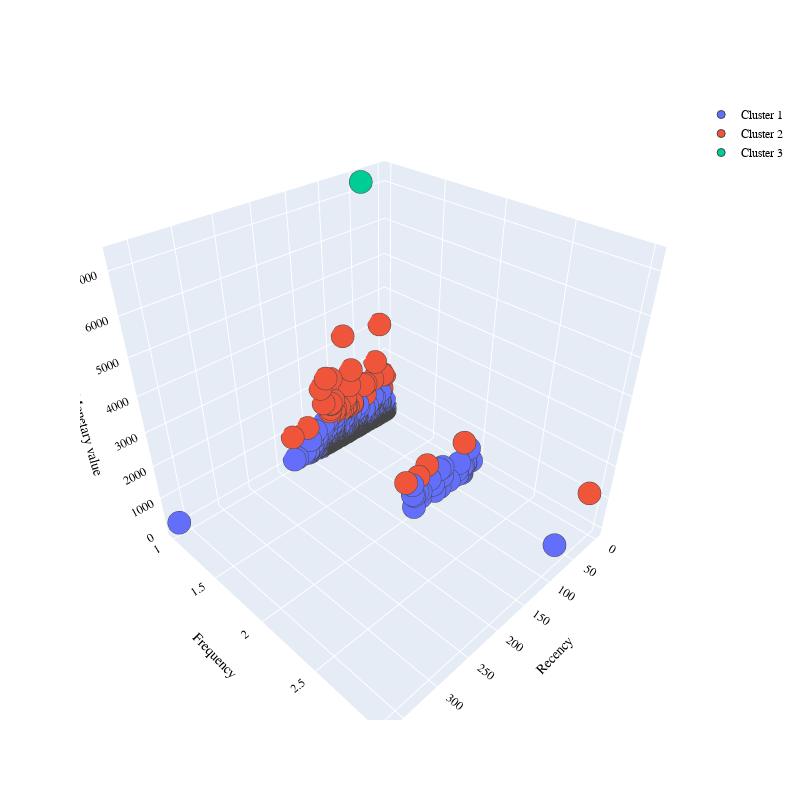
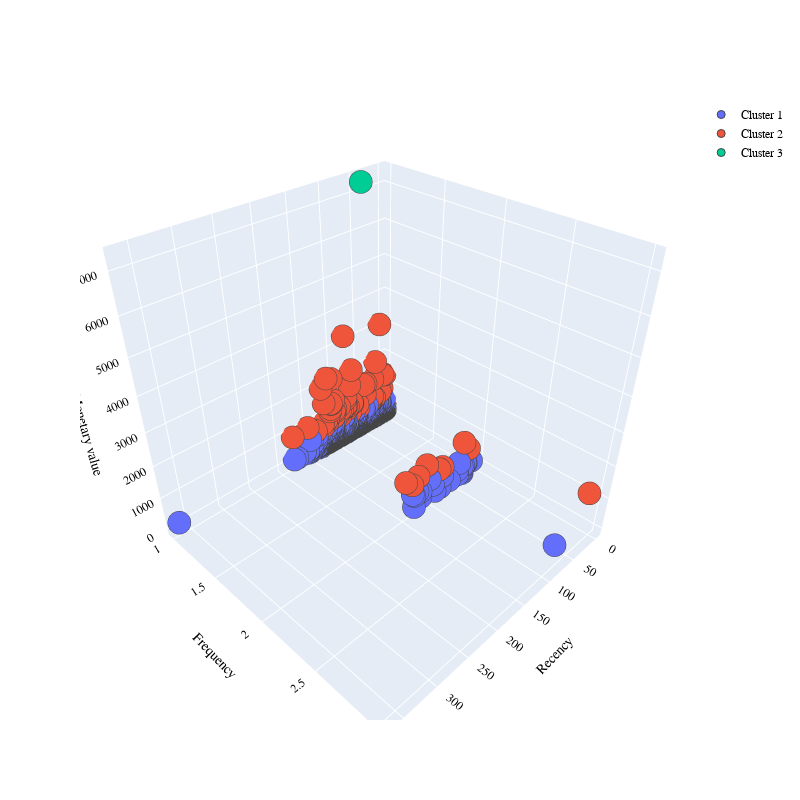
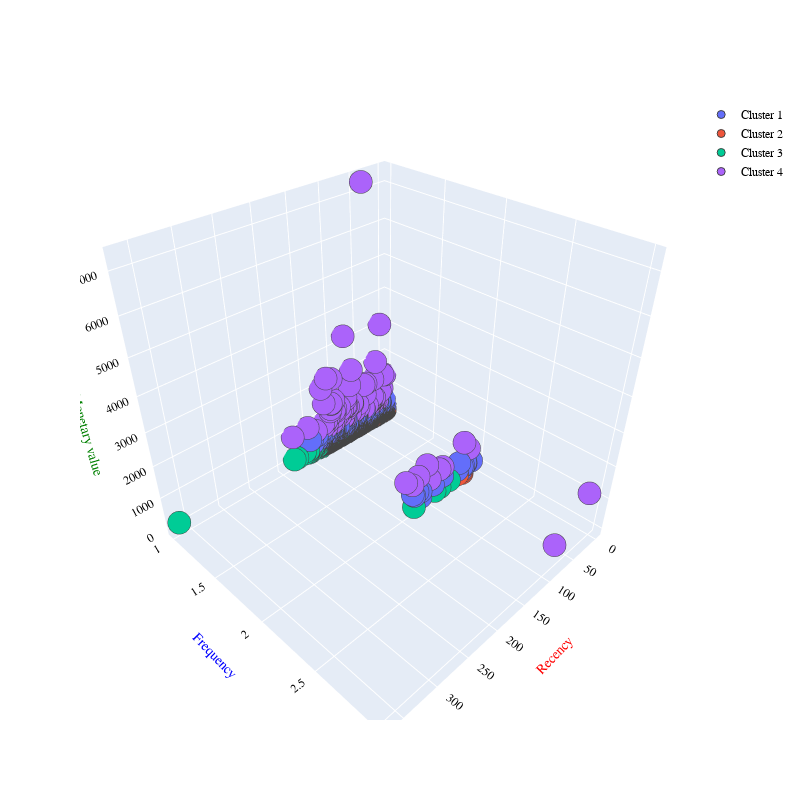

The notebook cell these images were saved under, in order:
### Markdown cell above
Agglomerative and Spectral tests

### Code cell
Dend = dendogram(X)
y_hc = agglomerative_clustering(X, rfmcopy, nclusterskmeans)
plot_clusters(rfmcopy, clusters1= nclusterskmeans)
silscores['hierarchical clustering'] = silhouette_score(X, y_hc, metric='euclidean')
rfmcopy['hc_clusters'] = y_hc

### spectral tests
spectral = spectral_clustering(X)
sp = spectral_clustering(X)[0]
sil_score = spectral_clustering(X)[1]
rfmcopy['sp_clusters'] = sp
visualize_spectral_clusters(X, sp)

silscores['Spectral clustering'] = sil_score

### Figure 1 — Plotly figure (JSON) as saved in the notebook; plotly's stock layout.template omitted (floating-point values rounded to 4 significant figures; data arrays with more than 128 entries replaced by an {"elided": "..."} marker saying what was removed)
{"data": [{"marker": {"line": {"width": 1}, "size": 8}, "mode": "markers", "name": "Cluster 1", "type": "scatter3d", "x": {"elided": "1261 int values"}, "y": {"elided": "1261 int values"}, "z": {"elided": "1261 float values"}}, {"marker": {"line": {"width": 1}, "size": 8}, "mode": "markers", "name": "Cluster 2", "type": "scatter3d", "x": [108, 84, 109, 26, 44, 42, 100, 81, 80, 103, 91, 101, 122, 1, 113, 81, 68, 87, 152, 7, 145, 20, 115, 79, 72, 76, 106, 81, 103, 108, 11, 93, 32, 125, 40, 106, 20, 67, 5, 179, 68, 121, 110], "y": [1, 1, 1, 1, 1, 1, 1, 1, 1, 1, 1, 1, 2, 1, 1, 1, 1, 1, 1, 1, 2, 1, 1, 1, 1, 1, 2, 1, 1, 1, 1, 1, 2, 1, 1, 1, 3, 1, 1, 1, 1, 1, 1], "z": [1308.0, 900.3, 1130.0, 1372.0, 1343.0, 993.5, 1052.0, 1181.0, 1271.0, 1006.0, 924.1, 963.4, 972.9, 1313.0, 904.8, 961.5, 2066.0, 903.8, 917.7, 882.9, 1044.0, 1916.0, 2208.0, 947.7, 1590.0, 892.4, 1166.0, 3256.0, 1372.0, 1289.0, 3076.0, 1054.0, 1082.0, 1963.0, 1351.0, 2115.0, 1418.0, 919.4, 1343.0, 876.5, 949.6, 1439.0, 1058.0]}, {"marker": {"line": {"width": 1}, "size": 8}, "mode": "markers", "name": "Cluster 3", "type": "scatter3d", "x": [42], "y": [1], "z": [7275.0]}], "layout": {"autosize": true, "font": {"color": "black", "family": "Gilroy", "size": 12}, "height": 800, "scene": {"xaxis": {"title": {"font": {"color": "black"}, "text": "Recency"}}, "yaxis": {"title": {"font": {"color": "black"}, "text": "Frequency"}}, "zaxis": {"title": {"font": {"color": "black"}, "text": "Monetary value"}}}, "showlegend": true, "width": 800}}

### Figure 2 — Plotly figure (JSON) as saved in the notebook; plotly's stock layout.template omitted (floating-point values rounded to 4 significant figures; data arrays with more than 128 entries replaced by an {"elided": "..."} marker saying what was removed)
{"data": [{"marker": {"line": {"width": 1}, "size": 8}, "mode": "markers", "name": "Cluster 1", "type": "scatter3d", "x": {"elided": "1236 int values"}, "y": {"elided": "1236 int values"}, "z": {"elided": "1236 float values"}}, {"marker": {"line": {"width": 1}, "size": 8}, "mode": "markers", "name": "Cluster 2", "type": "scatter3d", "x": [108, 123, 84, 138, 75, 109, 26, 44, 42, 100, 81, 57, 30, 80, 81, 103, 102, 91, 101, 122, 1, 11, 113, 81, 68, 87, 152, 7, 145, 20, 55, 21, 115, 32, 93, 91, 79, 72, 76, 106, 81, 103, 118, 118, 133, 23, 108, 11, 124, 93, 32, 125, 40, 106, 78, 20, 67, 72, 5, 179, 24, 68, 121, 104, 116, 97, 27, 110], "y": [1, 1, 1, 1, 2, 1, 1, 1, 1, 1, 1, 1, 1, 1, 2, 1, 1, 1, 1, 2, 1, 1, 1, 1, 1, 1, 1, 1, 2, 1, 1, 2, 1, 1, 1, 1, 1, 1, 1, 2, 1, 1, 1, 1, 2, 1, 1, 1, 1, 1, 2, 1, 1, 1, 1, 3, 1, 1, 1, 1, 1, 1, 1, 1, 1, 1, 1, 1], "z": [1308.0, 672.4, 900.3, 663.2, 747.6, 1130.0, 1372.0, 1343.0, 993.5, 1052.0, 1181.0, 788.4, 649.8, 1271.0, 736.5, 1006.0, 668.3, 924.1, 963.4, 972.9, 1313.0, 813.6, 904.8, 961.5, 2066.0, 903.8, 917.7, 882.9, 1044.0, 1916.0, 664.8, 765.8, 2208.0, 658.3, 839.6, 719.7, 947.7, 1590.0, 892.4, 1166.0, 3256.0, 1372.0, 813.4, 819.3, 820.7, 700.5, 1289.0, 3076.0, 766.9, 1054.0, 1082.0, 1963.0, 1351.0, 2115.0, 820.2, 1418.0, 919.4, 645.2, 1343.0, 876.5, 676.2, 949.6, 1439.0, 795.6, 735.5, 765.8, 782.2, 1058.0]}, {"marker": {"line": {"width": 1}, "size": 8}, "mode": "markers", "name": "Cluster 3", "type": "scatter3d", "x": [42], "y": [1], "z": [7275.0]}], "layout": {"autosize": true, "font": {"color": "black", "family": "Gilroy", "size": 12}, "height": 800, "scene": {"xaxis": {"title": {"font": {"color": "black"}, "text": "Recency"}}, "yaxis": {"title": {"font": {"color": "black"}, "text": "Frequency"}}, "zaxis": {"title": {"font": {"color": "black"}, "text": "Monetary value"}}}, "showlegend": true, "width": 800}}

### Figure 3 — Plotly figure (JSON) as saved in the notebook; plotly's stock layout.template omitted (floating-point values rounded to 4 significant figures; data arrays with more than 128 entries replaced by an {"elided": "..."} marker saying what was removed)
{"data": [{"marker": {"line": {"width": 1}, "size": 8}, "mode": "markers", "name": "Cluster 1", "type": "scatter3d", "x": {"elided": "412 int values"}, "y": {"elided": "412 int values"}, "z": {"elided": "412 float values"}}, {"marker": {"line": {"width": 1}, "size": 8}, "mode": "markers", "name": "Cluster 2", "type": "scatter3d", "x": {"elided": "350 int values"}, "y": {"elided": "350 int values"}, "z": {"elided": "350 float values"}}, {"marker": {"line": {"width": 1}, "size": 8}, "mode": "markers", "name": "Cluster 3", "type": "scatter3d", "x": {"elided": "454 int values"}, "y": {"elided": "454 int values"}, "z": {"elided": "454 float values"}}, {"marker": {"line": {"width": 1}, "size": 8}, "mode": "markers", "name": "Cluster 4", "type": "scatter3d", "x": [108, 123, 84, 138, 100, 30, 75, 109, 26, 44, 42, 100, 81, 57, 30, 80, 81, 103, 102, 91, 101, 122, 109, 45, 1, 83, 11, 113, 65, 81, 83, 27, 68, 87, 22, 152, 7, 38, 145, 20, 55, 21, 115, 32, 105, 86, 93, 91, 79, 72, 105, 76, 32, 106, 81, 103, 118, 118, 25, 133, 23, 108, 39, 11, 17, 124, 93, 85, 32, 125, 40, 106, 78, 118, 20, 67, 42, 72, 5, 179, 24, 68, 121, 104, 116, 64, 97, 27, 110], "y": [1, 1, 1, 1, 2, 1, 2, 1, 1, 1, 1, 1, 1, 1, 1, 1, 2, 1, 1, 1, 1, 2, 1, 1, 1, 1, 1, 1, 1, 1, 3, 1, 1, 1, 1, 1, 1, 1, 2, 1, 1, 2, 1, 1, 1, 1, 1, 1, 1, 1, 1, 1, 1, 2, 1, 1, 1, 1, 1, 2, 1, 1, 1, 1, 1, 1, 1, 1, 2, 1, 1, 1, 1, 1, 3, 1, 1, 1, 1, 1, 1, 1, 1, 1, 1, 1, 1, 1, 1], "z": [1308.0, 672.4, 900.3, 663.2, 623.1, 622.3, 747.6, 1130.0, 1372.0, 1343.0, 993.5, 1052.0, 1181.0, 788.4, 649.8, 1271.0, 736.5, 1006.0, 668.3, 924.1, 963.4, 972.9, 612.5, 539.4, 1313.0, 550.5, 813.6, 904.8, 600, 961.5, 594.3, 543.3, 2066.0, 903.8, 527.2, 917.7, 882.9, 568.9, 1044.0, 1916.0, 664.8, 765.8, 2208.0, 658.3, 618.3, 610.7, 839.6, 719.7, 947.7, 1590.0, 613.2, 892.4, 537.2, 1166.0, 3256.0, 1372.0, 813.4, 819.3, 560.8, 820.7, 700.5, 1289.0, 545.5, 3076.0, 549.7, 766.9, 1054.0, 594.8, 1082.0, 1963.0, 1351.0, 2115.0, 820.2, 594.2, 1418.0, 919.4, 7275.0, 645.2, 1343.0, 876.5, 676.2, 949.6, 1439.0, 795.6, 735.5, 623.1, 765.8, 782.2, 1058.0]}], "layout": {"autosize": true, "font": {"color": "black", "family": "Gilroy", "size": 12}, "height": 800, "scene": {"xaxis": {"title": {"font": {"color": "red"}, "text": "Recency"}}, "yaxis": {"title": {"font": {"color": "blue"}, "text": "Frequency"}}, "zaxis": {"title": {"font": {"color": "green"}, "text": "Monetary value"}}}, "showlegend": true, "width": 800}}
